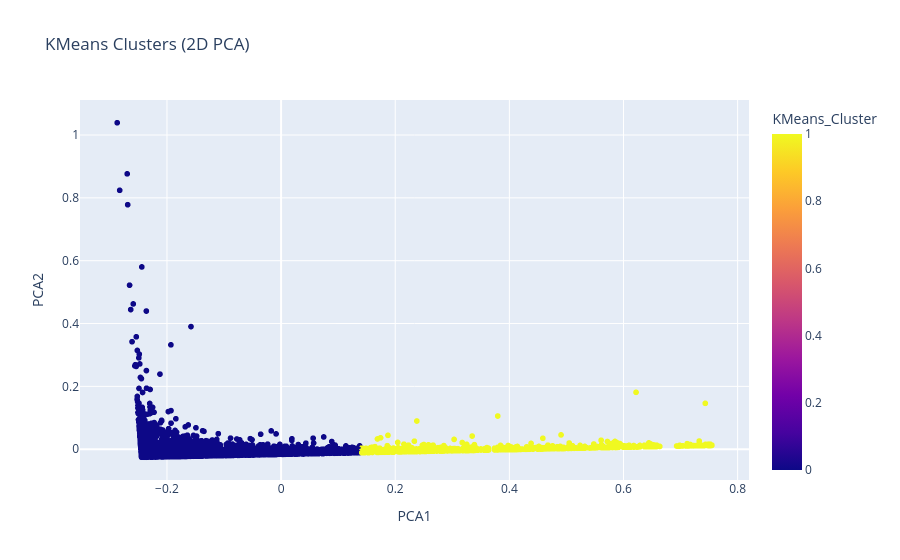

Notebook source saved alongside this figure:
### Code cell
optimal_k = 2
kmeans = KMeans(n_clusters=optimal_k, random_state=42)
rfm['KMeans_Cluster'] = kmeans.fit_predict(rfm_scaled)

# PCA for 2D visualization
pca = PCA(n_components=2)
rfm_pca = pca.fit_transform(rfm_scaled)
rfm['PCA1'], rfm['PCA2'] = rfm_pca[:,0], rfm_pca[:,1]

fig_kmeans = px.scatter(
    rfm, x='PCA1', y='PCA2',
    color='KMeans_Cluster',
    hover_data=['CustomerID', 'Recency','Frequency','Monetary'],
    title="KMeans Clusters (2D PCA)"
)
fig_kmeans.show()

### Figure 1 — Plotly figure (JSON) as saved in the notebook; plotly's stock layout.template omitted (floating-point values rounded to 4 significant figures; data arrays with more than 128 entries replaced by an {"elided": "..."} marker saying what was removed)
{"data": [{"customdata": {"elided": "4339x4 float values"}, "hovertemplate": "PCA1=%{x}<br>PCA2=%{y}<br>CustomerID=%{customdata[0]}<br>Recency=%{customdata[1]}<br>Frequency=%{customdata[2]}<br>Monetary=%{customdata[3]}<br>KMeans_Cluster=%{marker.color}<extra></extra>", "legendgroup": "", "marker": {"color": {"elided": "4339 int values"}, "coloraxis": "coloraxis", "symbol": "circle"}, "mode": "markers", "name": "", "showlegend": false, "type": "scattergl", "x": {"elided": "4339 float values"}, "xaxis": "x", "y": {"elided": "4339 float values"}, "yaxis": "y"}], "layout": {"coloraxis": {"colorbar": {"title": {"text": "KMeans_Cluster"}}, "colorscale": [[0, "#0d0887"], [0.1111, "#46039f"], [0.2222, "#7201a8"], [0.3333, "#9c179e"], [0.4444, "#bd3786"], [0.5556, "#d8576b"], [0.6667, "#ed7953"], [0.7778, "#fb9f3a"], [0.8889, "#fdca26"], [1, "#f0f921"]]}, "legend": {"tracegroupgap": 0}, "title": {"text": "KMeans Clusters (2D PCA)"}, "xaxis": {"anchor": "y", "domain": [0, 1], "title": {"text": "PCA1"}}, "yaxis": {"anchor": "x", "domain": [0, 1], "title": {"text": "PCA2"}}}}
